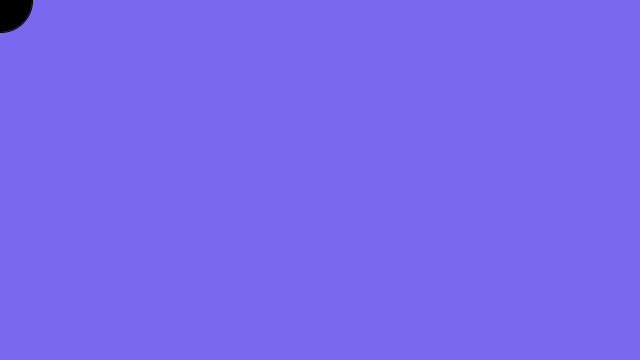
Frame 1 (no input)
Frame 60 (the mouse pressed at the canvas centre just before this capture): identical to frame 1, image omitted
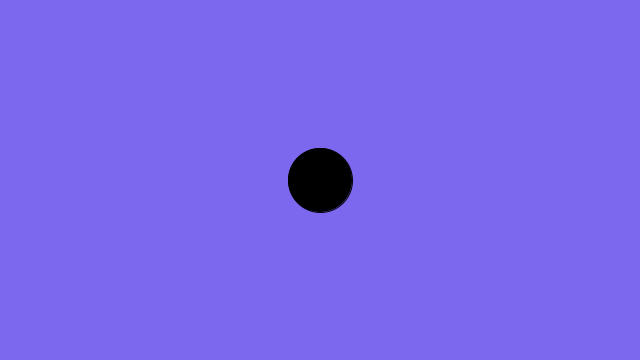
Frame 120 (the mouse held since frame 60 and released just before this capture)

The Processing sketch that drew these frames (run headless with seeded random() and noise(); from frame 60 on, the mouse is pressed at the canvas centre):

// Processing sketch: steelgames
// ── steelgames.pde
Catcher catcher;
Drop[] drops;
int totalDrops = 0;

void setup() {
  size(640, 360);
  catcher = new Catcher(32);
  drops = new Drop[1000];
}

void draw() {
  background(123, 104, 238);
  catcher.setLocation(mouseX, mouseY);
  catcher.display();

  for (int i=0; i < totalDrops; i++) {
    drops[i].move();
    drops[i].display();
    //if statement for intersection
  }
}

//( ͡° ͜ʖ ͡°)( ͡° ͜ʖ ͡°)( ͡° ͜ʖ ͡°)( ͡° ͜ʖ ͡°)( ͡° ͜ʖ ͡°)( ͡° ͜ʖ ͡°)( ͡° ͜ʖ ͡°)( ͡° ͜ʖ ͡°)( ͡° ͜ʖ ͡°)( ͡° ͜ʖ ͡°)( ͡° ͜ʖ ͡°)( ͡° ͜ʖ ͡°)( ͡° ͜ʖ ͡°)( ͡° ͜ʖ ͡°)( ͡° ͜ʖ ͡°)( ͡° ͜ʖ ͡°)
// ── catcher.pde
class Catcher {
  float r; //radius
  float x, y; //location!
  float col;

  Catcher(float tempR) {
    r = tempR;
    col = color(123, 104, 238);
    x= 0;
    y = 0;
  }
  void setLocation(float tempX, float tempY) {
    x =tempX;
    y= tempY;
  }
  void display() {
    stroke(0);
    fill(col);
    ellipse(x, y, r*2, r*2);
  }
}

//( ͡° ͜ʖ ͡°)( ͡° ͜ʖ ͡°)( ͡° ͜ʖ ͡°)( ͡° ͜ʖ ͡°)( ͡° ͜ʖ ͡°)( ͡° ͜ʖ ͡°)( ͡° ͜ʖ ͡°)( ͡° ͜ʖ ͡°)( ͡° ͜ʖ ͡°)( ͡° ͜ʖ ͡°)( ͡° ͜ʖ ͡°)( ͡° ͜ʖ ͡°)( ͡° ͜ʖ ͡°)( ͡° ͜ʖ ͡°)( ͡° ͜ʖ ͡°)( ͡° ͜ʖ ͡°)
// ── drop.pde
class Drop {
  float x, y;
  float speed;
  color c;
  float r;

  Drop() {
    r = 8;
    y = -r*4;
    x = random(width);
    speed = random(1, 10);
    c = color(0, 191, 255);
  }
  void move() {
    y += speed;
  }
  void display() {
    fill(c);
    noStroke();
    for (int i = 2; i<r; i++) {
      ellipse(x, y + i*4, i*2, i*2);
    }
  }
  boolean reachedBottom() {
    if (y > height + r*4) {
      return true;
    } else {
      return false;
    }
  }
}
//( ͡° ͜ʖ ͡°)( ͡° ͜ʖ ͡°)( ͡° ͜ʖ ͡°)( ͡° ͜ʖ ͡°)( ͡° ͜ʖ ͡°)( ͡° ͜ʖ ͡°)( ͡° ͜ʖ ͡°)( ͡° ͜ʖ ͡°)( ͡° ͜ʖ ͡°)( ͡° ͜ʖ ͡°)( ͡° ͜ʖ ͡°)( ͡° ͜ʖ ͡°)( ͡° ͜ʖ ͡°)( ͡° ͜ʖ ͡°)( ͡° ͜ʖ ͡°)( ͡° ͜ʖ ͡°)
// ── timer.pde
class Timer {
  int savedTime; //when timer starts
  int totalTime; //timer duration

  Timer(int tempTotalTime) {
    totalTime= tempTotalTime;
  }
  void start() { 
    savedTime = millis();
  }
  boolean isFinished() {
    int passedTime = millis()- savedTime;
    if (passedTime>totalTime) {
      return true;
    } else {
      return false;
    }
  }
}
